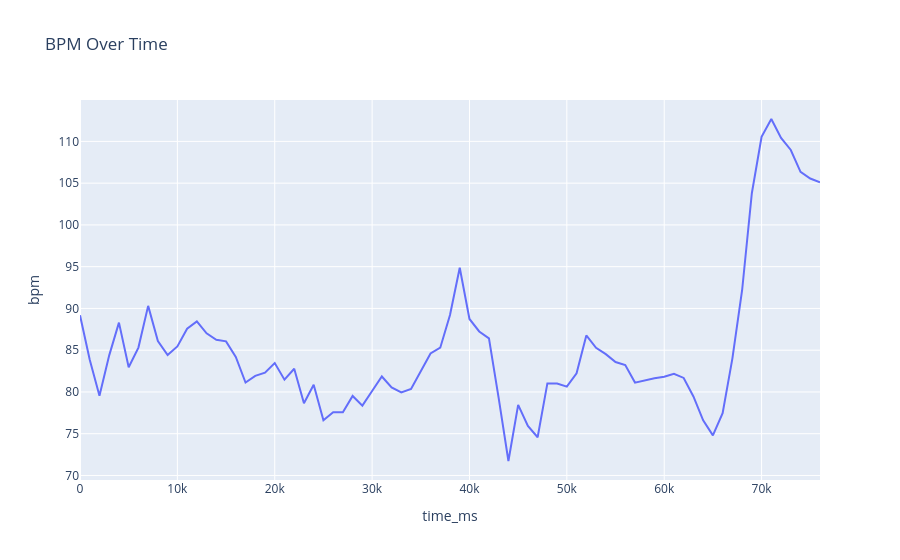

Here is the notebook cell this chart was saved with:
### Code cell
px.line(
    bpm_df,
    x="time_ms",
    y="bpm",
    title="BPM Over Time"
)
